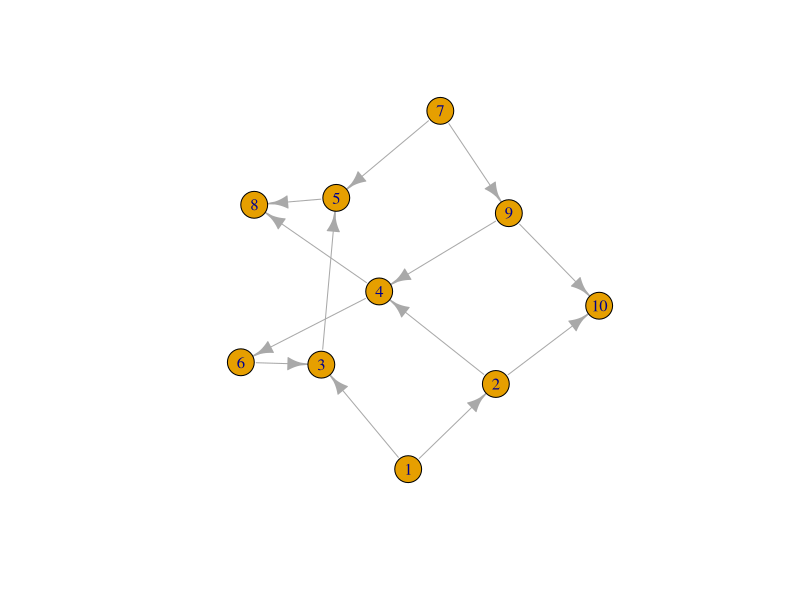

Recreate this plot in R.
## ---- chunk 1
library(igraph) 
modules <- graph(edges = c(1,2,1,3, 2,4,2,10,3,5,4,6,4,8,5,8,6,3,7,5,7,9,9,4,9,10), directed= T)
sortering <- paste(topo_sort(modules), collapse=" ")
kortstepad <- shortest_paths(modules,1)
pad <- paste(kortstepad$vpath[4], collapse=" ")
## ---- chunk 2
plot(modules)
